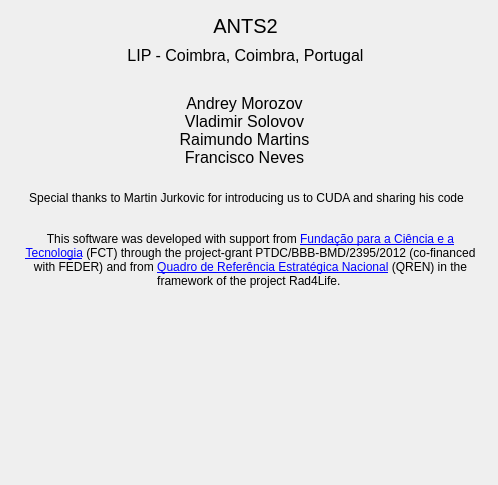
<?xml version="1.0" encoding="UTF-8"?>
<ui version="4.0">
 <class>Credits</class>
 <widget class="QDialog" name="Credits">
  <property name="geometry">
   <rect>
    <x>0</x>
    <y>0</y>
    <width>498</width>
    <height>485</height>
   </rect>
  </property>
  <property name="windowTitle">
   <string>Dialog</string>
  </property>
  <widget class="QLabel" name="label">
   <property name="geometry">
    <rect>
     <x>10</x>
     <y>340</y>
     <width>221</width>
     <height>131</height>
    </rect>
   </property>
   <property name="text">
    <string/>
   </property>
   <property name="pixmap">
    <pixmap resource="../Resources.qrc">:/images/gui/Images/FCT.jpg</pixmap>
   </property>
   <property name="scaledContents">
    <bool>true</bool>
   </property>
  </widget>
  <widget class="QLabel" name="label_2">
   <property name="geometry">
    <rect>
     <x>240</x>
     <y>340</y>
     <width>251</width>
     <height>131</height>
    </rect>
   </property>
   <property name="text">
    <string/>
   </property>
   <property name="pixmap">
    <pixmap resource="../Resources.qrc">:/images/gui/Images/qren.jpg</pixmap>
   </property>
   <property name="scaledContents">
    <bool>true</bool>
   </property>
  </widget>
  <widget class="QLabel" name="label_3">
   <property name="geometry">
    <rect>
     <x>200</x>
     <y>10</y>
     <width>91</width>
     <height>31</height>
    </rect>
   </property>
   <property name="font">
    <font>
     <family>Tahoma</family>
     <pointsize>15</pointsize>
    </font>
   </property>
   <property name="text">
    <string>ANTS2</string>
   </property>
   <property name="alignment">
    <set>Qt::AlignCenter</set>
   </property>
  </widget>
  <widget class="QLabel" name="label_4">
   <property name="geometry">
    <rect>
     <x>95</x>
     <y>40</y>
     <width>301</width>
     <height>31</height>
    </rect>
   </property>
   <property name="font">
    <font>
     <family>Tahoma</family>
     <pointsize>12</pointsize>
    </font>
   </property>
   <property name="text">
    <string>LIP - Coimbra, Coimbra, Portugal</string>
   </property>
   <property name="alignment">
    <set>Qt::AlignCenter</set>
   </property>
  </widget>
  <widget class="QLabel" name="label_5">
   <property name="geometry">
    <rect>
     <x>139</x>
     <y>80</y>
     <width>211</width>
     <height>101</height>
    </rect>
   </property>
   <property name="font">
    <font>
     <family>Tahoma</family>
     <pointsize>12</pointsize>
    </font>
   </property>
   <property name="text">
    <string>&lt;html&gt;&lt;head/&gt;&lt;body&gt;&lt;p&gt;Andrey Morozov &lt;br/&gt;Vladimir Solovov &lt;br/&gt;Raimundo Martins &lt;br/&gt;Francisco Neves&lt;/p&gt;&lt;/body&gt;&lt;/html&gt;</string>
   </property>
   <property name="alignment">
    <set>Qt::AlignCenter</set>
   </property>
  </widget>
  <widget class="QLabel" name="label_6">
   <property name="geometry">
    <rect>
     <x>6</x>
     <y>172</y>
     <width>481</width>
     <height>51</height>
    </rect>
   </property>
   <property name="font">
    <font>
     <pointsize>9</pointsize>
    </font>
   </property>
   <property name="text">
    <string>Special thanks to Martin Jurkovic for introducing us to CUDA and sharing his code</string>
   </property>
   <property name="alignment">
    <set>Qt::AlignCenter</set>
   </property>
  </widget>
  <widget class="QLabel" name="label_10">
   <property name="geometry">
    <rect>
     <x>20</x>
     <y>220</y>
     <width>461</width>
     <height>81</height>
    </rect>
   </property>
   <property name="font">
    <font>
     <pointsize>9</pointsize>
    </font>
   </property>
   <property name="text">
    <string notr="true">&lt;html&gt;&lt;head/&gt;&lt;body&gt;&lt;p&gt;This software was developed with support from &lt;a href=&quot;http://www.fct.pt/&quot;&gt;&lt;span style=&quot; text-decoration: underline; color:#0000ff;&quot;&gt;Fundação para a Ciência e a Tecnologia&lt;/span&gt;&lt;/a&gt; (FCT) through the project-grant PTDC/BBB-BMD/2395/2012 (co-financed with FEDER) and from &lt;a href=&quot;http://www.qren.pt/&quot;&gt;&lt;span style=&quot; text-decoration: underline; color:#0000ff;&quot;&gt;Quadro de Referência Estratégica Nacional&lt;/span&gt;&lt;/a&gt; (QREN) in the framework of the project Rad4Life. &lt;/p&gt;&lt;/body&gt;&lt;/html&gt;</string>
   </property>
   <property name="alignment">
    <set>Qt::AlignCenter</set>
   </property>
   <property name="wordWrap">
    <bool>true</bool>
   </property>
  </widget>
  <widget class="QLabel" name="label_7">
   <property name="geometry">
    <rect>
     <x>7</x>
     <y>26</y>
     <width>101</width>
     <height>61</height>
    </rect>
   </property>
   <property name="text">
    <string/>
   </property>
   <property name="pixmap">
    <pixmap resource="../Resources.qrc">:/images/gui/Images/LIP-logo.jpg</pixmap>
   </property>
   <property name="alignment">
    <set>Qt::AlignCenter</set>
   </property>
  </widget>
  <widget class="QLabel" name="label_8">
   <property name="geometry">
    <rect>
     <x>423</x>
     <y>23</y>
     <width>41</width>
     <height>51</height>
    </rect>
   </property>
   <property name="text">
    <string/>
   </property>
   <property name="pixmap">
    <pixmap resource="../Resources.qrc">:/images/gui/Images/ant.png</pixmap>
   </property>
  </widget>
 </widget>
 <resources>
  <include location="../Resources.qrc"/>
 </resources>
 <connections/>
</ui>
